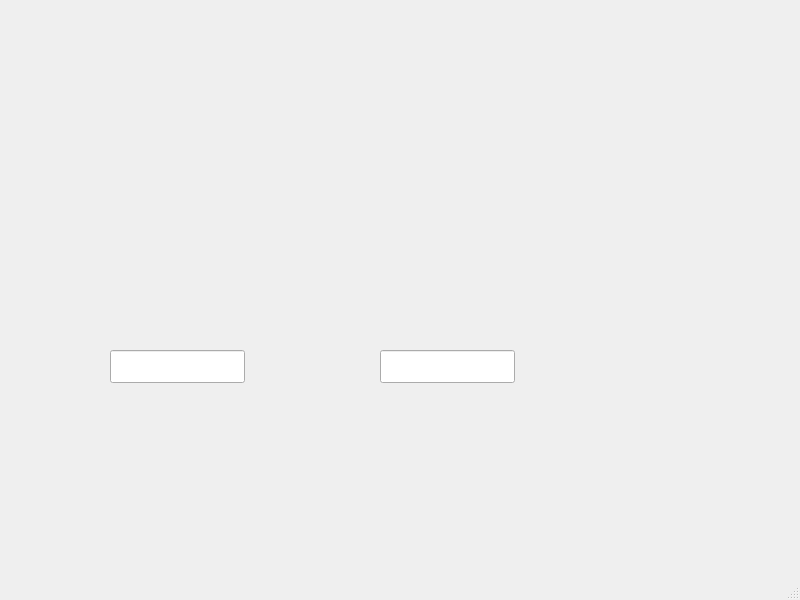
<?xml version="1.0" encoding="UTF-8"?>
<ui version="4.0">
 <class>MainWindow</class>
 <widget class="QMainWindow" name="MainWindow">
  <property name="geometry">
   <rect>
    <x>0</x>
    <y>0</y>
    <width>800</width>
    <height>600</height>
   </rect>
  </property>
  <property name="windowTitle">
   <string>MainWindow</string>
  </property>
  <widget class="QWidget" name="centralwidget">
   <widget class="QEPlot" name="qeplot">
    <property name="geometry">
     <rect>
      <x>50</x>
      <y>20</y>
      <width>481</width>
      <height>301</height>
     </rect>
    </property>
    <property name="variable1" stdset="0">
     <string>det1.S1</string>
    </property>
    <property name="variable2" stdset="0">
     <string>det1.S2</string>
    </property>
   </widget>
   <widget class="QENumericEdit" name="qenumericedit">
    <property name="geometry">
     <rect>
      <x>110</x>
      <y>350</y>
      <width>135</width>
      <height>33</height>
     </rect>
    </property>
    <property name="variable" stdset="0">
     <string>det1.TP</string>
    </property>
   </widget>
   <widget class="QENumericEdit" name="qenumericedit_2">
    <property name="geometry">
     <rect>
      <x>380</x>
      <y>350</y>
      <width>135</width>
      <height>33</height>
     </rect>
    </property>
    <property name="variable" stdset="0">
     <string>det1.TP1</string>
    </property>
    <property name="leadingZeros" stdset="0">
     <number>1</number>
    </property>
   </widget>
  </widget>
  <widget class="QMenuBar" name="menubar">
   <property name="geometry">
    <rect>
     <x>0</x>
     <y>0</y>
     <width>800</width>
     <height>31</height>
    </rect>
   </property>
  </widget>
  <widget class="QStatusBar" name="statusbar"/>
 </widget>
 <customwidgets>
  <customwidget>
   <class>QwtPlot</class>
   <extends>QFrame</extends>
   <header>qwt_plot.h</header>
  </customwidget>
  <customwidget>
   <class>QENumericEdit</class>
   <extends>QLineEdit</extends>
   <header>QENumericEdit.h</header>
  </customwidget>
  <customwidget>
   <class>QEPlot</class>
   <extends>QwtPlot</extends>
   <header>QEPlot.h</header>
  </customwidget>
 </customwidgets>
 <resources/>
 <connections/>
</ui>
